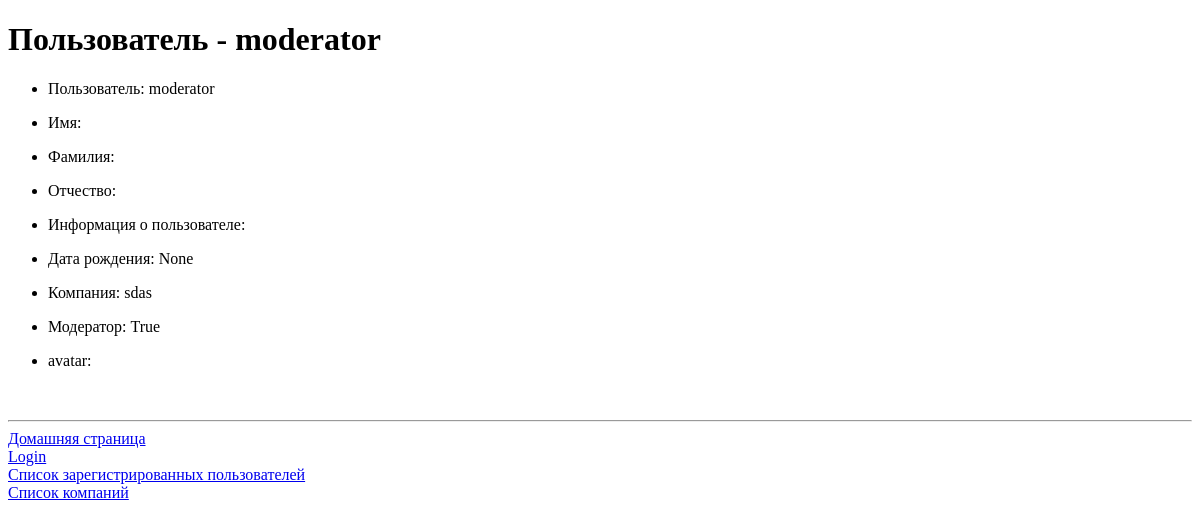
Page /accounts/user/4 on the earlier database version.
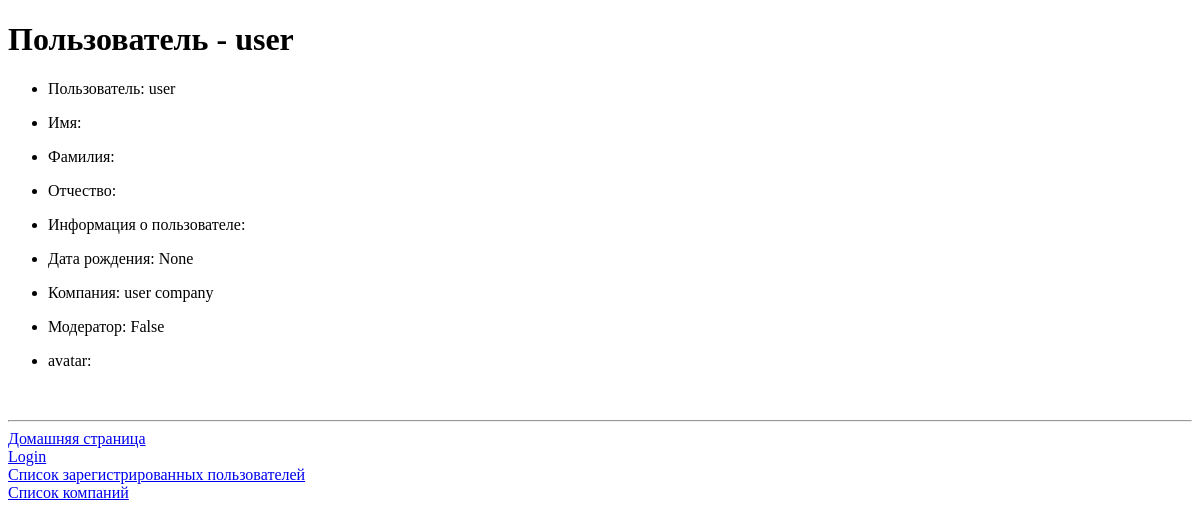
Same page on the later database version.
### accounts/models.py (models this page shows, shortened)
class Profile(models.Model):
    user = models.OneToOneField(User, on_delete=models.CASCADE)
    last_name = models.CharField('Фамилия', max_length=50, blank=True)
    first_name = models.CharField('Имя', max_length=50, blank=True)
    middle_name = models.CharField('Отчество', max_length=50, blank=True)
    bio = models.TextField('Информация о себе', max_length=500, blank=True)
    birth_date = models.DateField('Дата рождения: YYYY-mm-dd', null=True, blank=True)
    avatar = models.ImageField('Аватар', upload_to='users/%Y/%m/%d/', null=True, blank=True)
    company = models.ForeignKey(Company,
                                related_name='employee',
                                on_delete=models.SET(get_stab_company_id))
    is_admin = models.BooleanField('Администратор', default=False)
    is_moderator = models.BooleanField('Модератор', default=False)

### companies/models.py (models this page shows, shortened)
class Company(models.Model):
    title = models.CharField('Название', max_length=50)
    description = models.TextField('Информация о компании', max_length=500, blank=True)
    news = models.TextField('Новости компании', blank=True)
    foundation_date = models.DateField('Дата основания: YYYY-mm-dd', null=True, blank=True)
    avatar = models.ImageField('Аватар', upload_to='company/%Y/%m/%d/', blank=True)
    def __str__(self):
        return '{}'.format(self.title)
    class Meta:
        verbose_name = "Company"
        verbose_name_plural = "Companies"

### accounts/views.py (the view)
# urls.py: path('user/<int:pk>', views.ProfileDetailView.as_view(), name='user_detail'),
class ProfileDetailView(DetailView):
    model = Profile
    template_name = 'accounts/user_detail.html'
    context_object_name = 'profile'

### accounts/templates/accounts/user_detail.html (shortened to what this page needs)
{% extends "base.html" %}
{% block content %}
    <h1>Пользователь - {{ profile.user.username }}</h1>
    <div>
        <ul>
            <li><p>Пользователь: {{ profile.user.username }}</p></li>
            <li><p>Имя: {{ profile.first_name }}</p></li>
            <li><p>Фамилия: {{ profile.last_name }}</p></li>
            <li><p>Отчество: {{ profile.middle_name }}</p></li>
            <li><p>Информация о пользователе: {{ profile.bio }}</p></li>
            <li><p>Дата рождения: {{ profile.birth_date }}</p></li>
            <li><p>Компания: {{ profile.company}}</p></li>
            <li><p>Модератор: {{ profile.is_moderator}}</p></li>
            <li><p>avatar: </p>
                <p><img src="{{ MEDIA_URL }}{{ profile.avatar }}" alt="{{ profile.avatar }}"></p>
            </li>
        </ul>
    </div>
{% endblock %}

Differences in the rows shown:
changed Profile "None": user.username "moderator" → "user"; company "sdas" → "user company"; is_moderator "True" → "False"
